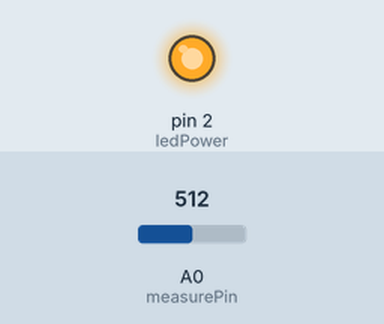
Simulated run of this sketch. Board: Arduino Uno, built with avr-gcc and run on an emulated ATmega328P. On the bench: output pins drawn as LEDs (lit = HIGH). The inputs (shaded band) are chosen by the test bench; at power-on: A0 (measurePin) = 512. What the sketch prints to the serial monitor is not drawn.

Above: at 0.1 s.
Timing chart, 0 to 1.6 s (numbered marks = the images above):
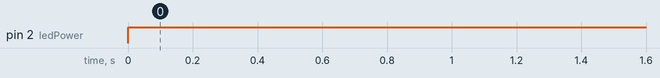

The sketch:

ariQuality.ino
```cpp
int measurePin = 0; //Connect dust sensor to Arduino A0 pin
int ledPower = 2; //Connect 3 led driver pins of dust sensor to Arduino D2int samplingTime = 280;
int sleepTime = 9680;float voMeasured = 0;
float calcVoltage = 0;
float dustDensity = 0;void setup(){
Serial.begin(9600);
pinMode(ledPower,OUTPUT);
}void loop(){
digitalWrite(ledPower,LOW); // power on the LED
delayMicroseconds(280);
voMeasured = analogRead(measurePin); // read the dust value
delayMicroseconds(40);
digitalWrite(ledPower,HIGH); // turn the LED off
delayMicroseconds(40);

// 0 - 5V mapped to 0 - 1023 integer values
// recover voltage
calcVoltage = voMeasured * (5.0 / 1024.0);
dustDensity = 0.17 * calcVoltage - 0.1;

Serial.print("Raw Signal Value (0-1023): ");
Serial.print(voMeasured);

Serial.print(" - Voltage: ");
Serial.print(calcVoltage);

Serial.print(" - Dust Density: ");
Serial.print(dustDensity * 1000); // 這裡將數值呈現改成較常用的單位( ug/m3 )
Serial.println(" ug/m3 ");
delay(1000);
}
```

Measured:
- by itself, pin 2 (ledPower): LOW → HIGH at 0.00 s
